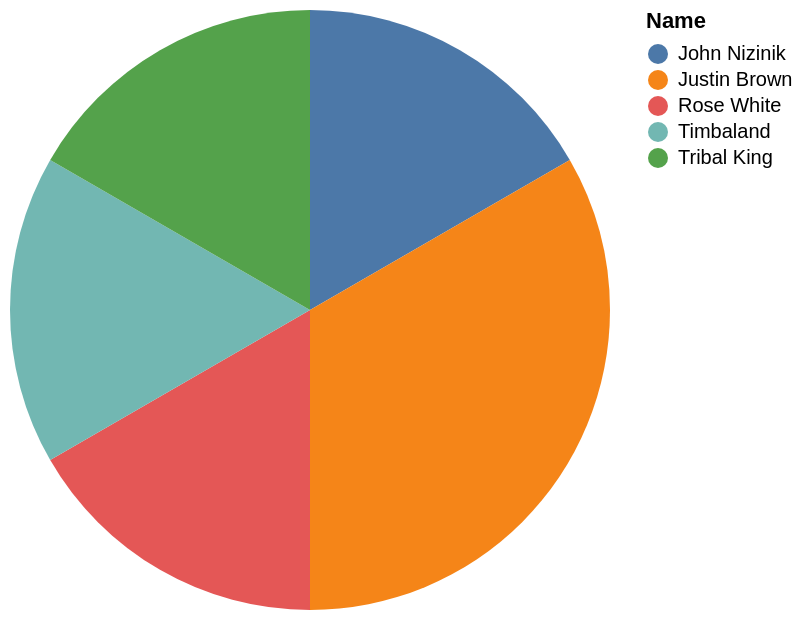

Here is the Vega-Lite specification saved for this chart:
### Vega-Lite specification from a JSON file in a GitHub repository (floating-point values rounded to 4 significant figures)
{"data": {"values": [{"x_data": "John Nizinik", "y_data": 1}, {"x_data": "Justin Brown", "y_data": 2}, {"x_data": "Rose White", "y_data": 1}, {"x_data": "Timbaland", "y_data": 1}, {"x_data": "Tribal King", "y_data": 1}]}, "mark": "arc", "encoding": {"theta": {"field": "y_data", "type": "quantitative", "title": "COUNT(Name)"}, "color": {"field": "x_data", "type": "nominal", "title": "Name"}}}
